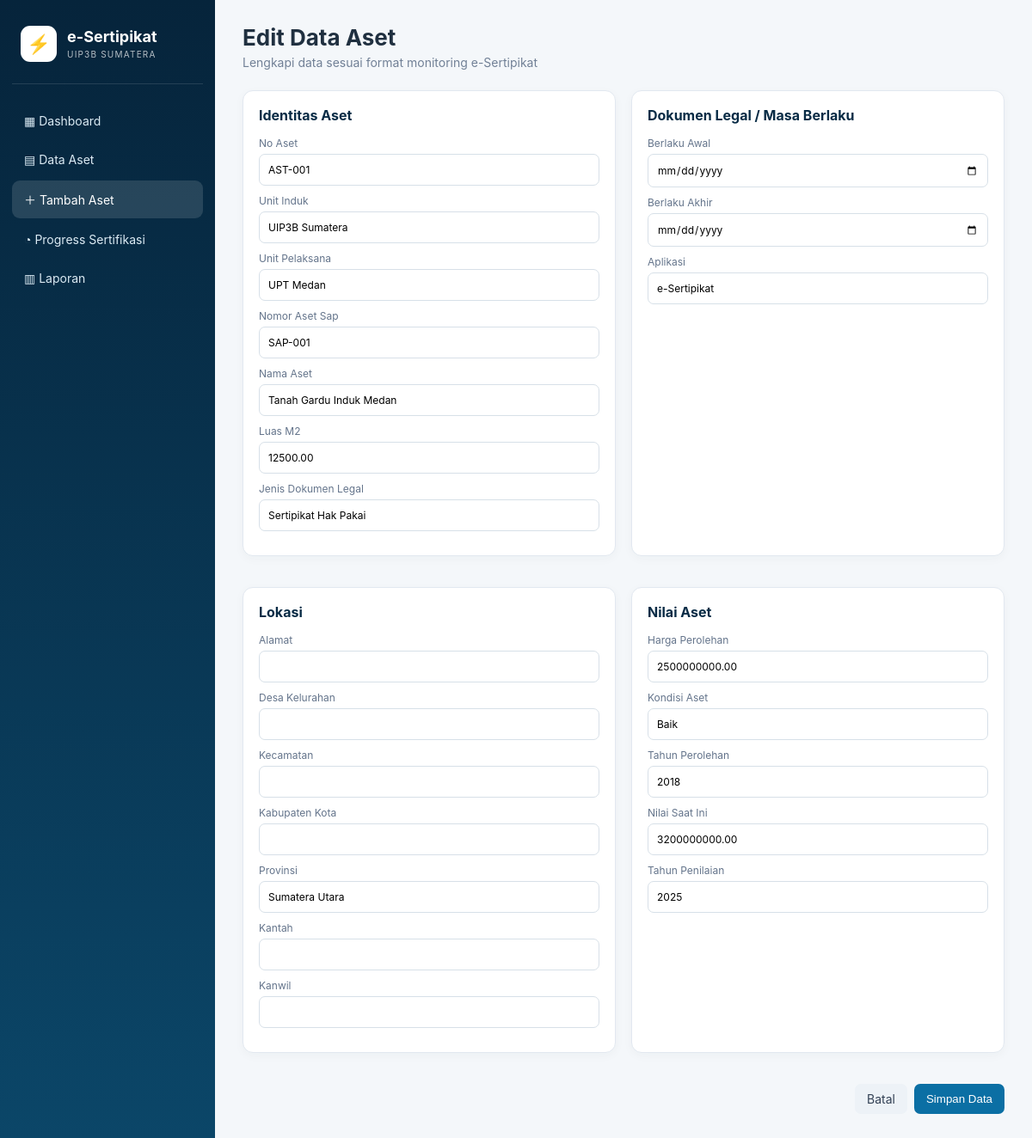
Page /asset_form.php?id=1 on the committed database.
### tables this page shows
CREATE TABLE assets (
  id INT AUTO_INCREMENT PRIMARY KEY,
  no_aset VARCHAR(50) NOT NULL UNIQUE,
  unit_induk VARCHAR(150),
  unit_pelaksana VARCHAR(150),
  nomor_aset_sap VARCHAR(100),
  nama_aset VARCHAR(255),
  luas_m2 DECIMAL(15,2) DEFAULT 0,
  jenis_dokumen_legal VARCHAR(150),
  berlaku_awal DATE NULL,
  berlaku_akhir DATE NULL,
  alamat TEXT,
  desa_kelurahan VARCHAR(150),
  kecamatan VARCHAR(150),
  kabupaten_kota VARCHAR(150),
  provinsi VARCHAR(100) DEFAULT 'Sumatera',
  kantah VARCHAR(150),
  kanwil VARCHAR(150),
  harga_perolehan DECIMAL(20,2) DEFAULT 0,
  kondisi_aset VARCHAR(100),
  tahun_perolehan YEAR NULL,
  nilai_saat_ini DECIMAL(20,2) DEFAULT 0,
  tahun_penilaian YEAR NULL,
  dokumen_legal_terbit VARCHAR(150),
  nomor_dokumen_legal VARCHAR(150),
  tanggal_dokumen_awal DATE NULL,
  tanggal_dokumen_akhir DATE NULL,
  luas_legal_m2 DECIMAL(15,2) DEFAULT 0,
  stakeholder VARCHAR(255),
  koordinat_x DECIMAL(14,8) NULL,
  koordinat_y DECIMAL(14,8) NULL,
  kendala VARCHAR(255),
  narasi_kendala TEXT,
  penguasaan_tanah VARCHAR(150),
  jenis_bangunan VARCHAR(150),
  bulan_realisasi TINYINT NULL,
  tahun_realisasi YEAR NULL,
  aplikasi VARCHAR(150),
  created_at TIMESTAMP DEFAULT CURRENT_TIMESTAMP,
  updated_at TIMESTAMP DEFAULT CURRENT_TIMESTAMP ON UPDATE CURRENT_TIMESTAMP
);

### asset_form.php (the view, shortened to what this page needs)
<?php
require_once "config/database.php";
$id=(int)($_GET['id']??0);
$data=array_fill_keys(['no_aset','unit_induk','unit_pelaksana','nomor_aset_sap','nama_aset','luas_m2','jenis_dokumen_legal','berlaku_awal','berlaku_akhir','alamat','desa_kelurahan','kecamatan','kabupaten_kota','provinsi','kantah','kanwil','harga_perolehan','kondisi_aset','tahun_perolehan','nilai_saat_ini','tahun_penilaian','aplikasi'],'');
if($id){$x=$conn->query("SELECT * FROM assets WHERE id=$id")->fetch_assoc(); if($x)$data=array_merge($data,$x);}
?>
<!doctype html><html lang="id"><head><meta charset="utf-8"><meta name="viewport" content="width=device-width,initial-scale=1"><title>Form Data Aset</title><link rel="stylesheet" href="assets/style.css"></head><body>
<aside class="sidebar"><div class="brand"><div class="logo">⚡</div><div><b>e-Sertipikat</b><small>UIP3B SUMATERA</small></div></div><nav><a href="index.php">▦ Dashboard</a><a href="assets.php">▤ Data Aset</a><a class="active" href="asset_form.php">＋ Tambah Aset</a><a href="progress.php">◔ Progress Sertifikasi</a><a href="laporan.php">▥ Laporan</a></nav></aside>
<main class="main"><header class="topbar"><div><h1><?= $id?'Edit':'Tambah' ?> Data Aset</h1><p>Lengkapi data sesuai format monitoring e-Sertipikat</p></div></header>
<form method="post" class="form-grid">
<?php $groups=[['Identitas Aset',['no_aset','unit_induk','unit_pelaksana','nomor_aset_sap','nama_aset','luas_m2','jenis_dokumen_legal']],['Dokumen Legal / Masa Berlaku',['berlaku_awal','berlaku_akhir','aplikasi']],['Lokasi',['alamat','desa_kelurahan','kecamatan','kabupaten_kota','provinsi','kantah','kanwil']],['Nilai Aset',['harga_perolehan','kondisi_aset','tahun_perolehan','nilai_saat_ini','tahun_penilaian']]]; foreach($groups as [$title,$names]): ?>
<section class="form-panel"><h2><?=$title?></h2><?php foreach($names as $f): ?><label><?=ucwords(str_replace('_',' ',$f))?><input name="<?=$f?>" value="<?=htmlspecialchars($data[$f]??'')?>" <?=in_array($f,['berlaku_awal','berlaku_akhir'])?'type="date"':''?>></label><?php endforeach; ?></section>
<?php endforeach; ?><div class="form-actions"><a class="btn secondary" href="assets.php">Batal</a><button class="btn">Simpan Data</button></div></form></main></body></html>

### style.css (style rules this page uses)
:root { --navy:#082b45;--blue:#0b6fa4;--cyan:#10a6c7;--bg:#f4f7fa;--text:#203040;--muted:#718096;--border:#e2e8f0 }
* { box-sizing:border-box }
body { margin:0;font-family:Inter,Segoe UI,Arial,sans-serif;background:var(--bg);color:var(--text);font-size:14px }
.sidebar { position:fixed;left:0;top:0;bottom:0;width:250px;background:linear-gradient(180deg,#06243b,#0b4668);color:#fff;padding:22px 14px;display:flex;flex-direction:column }
.brand { display:flex;gap:12px;align-items:center;padding:8px 10px 25px;border-bottom:1px solid rgba(255,255,255,.12) }
.brand b { display:block;font-size:18px }
.brand small { opacity:.7;font-size:10px;letter-spacing:1.2px }
.logo { width:42px;height:42px;border-radius:11px;background:#fff;color:#0b6fa4;display:grid;place-items:center;font-size:22px }
nav { padding-top:18px }
nav a { display:block;color:#dcebf4;text-decoration:none;padding:12px 14px;border-radius:9px;margin:4px 0 }
nav a:hover,nav a.active { background:rgba(255,255,255,.13);color:#fff }
.main { margin-left:250px;padding:28px 32px }
.topbar { display:flex;justify-content:space-between;align-items:center;margin-bottom:24px }
.topbar h1 { margin:0 0 5px;font-size:26px }
.topbar p { margin:0;color:var(--muted) }
.panel,.form-panel { background:#fff;border:1px solid var(--border);border-radius:12px;margin-bottom:18px;box-shadow:0 3px 12px rgba(15,50,70,.035) }
.panel h2,.form-panel h2 { margin:0;font-size:16px }
.btn { display:inline-block;border:0;background:var(--blue);color:#fff;text-decoration:none;padding:9px 14px;border-radius:7px;cursor:pointer }
.btn.secondary { background:#edf2f7;color:#334155 }
.form-grid { display:grid;grid-template-columns:1fr 1fr;gap:18px }
.form-panel { padding:18px }
.form-panel h2 { margin-bottom:15px;color:var(--navy) }
label { display:block;font-size:12px;color:#64748b;margin:10px 0 }
input,select,textarea { width:100%;padding:10px;border:1px solid #d7e0e8;border-radius:7px;margin-top:5px;font:inherit;background:#fff }
.form-actions { grid-column:1/-1;display:flex;justify-content:flex-end;gap:8px }

### rows in the picture
assets: no_aset "AST-001", unit_induk "UIP3B Sumatera", unit_pelaksana "UPT Medan", nomor_aset_sap "SAP-001", nama_aset "Tanah Gardu Induk Medan", luas_m2 "12500.00", jenis_dokumen_legal "Sertipikat Hak Pakai", aplikasi "e-Sertipikat", provinsi "Sumatera Utara", harga_perolehan "2500000000.00", kondisi_aset "Baik", tahun_perolehan "2018", nilai_saat_ini "3200000000.00", tahun_penilaian "2025"

### other values in the picture
$title "Identitas Aset"
str_replace('_',' ',$f) "No Aset"
str_replace('_',' ',$f) "Unit Induk"
str_replace('_',' ',$f) "Unit Pelaksana"
str_replace('_',' ',$f) "Nomor Aset Sap"
str_replace('_',' ',$f) "Nama Aset"
str_replace('_',' ',$f) "Luas M2"
str_replace('_',' ',$f) "Jenis Dokumen Legal"
$title "Dokumen Legal / Masa Berlaku"
str_replace('_',' ',$f) "Berlaku Awal"
str_replace('_',' ',$f) "Berlaku Akhir"
str_replace('_',' ',$f) "Aplikasi"
$title "Lokasi"
str_replace('_',' ',$f) "Alamat"
str_replace('_',' ',$f) "Desa Kelurahan"
